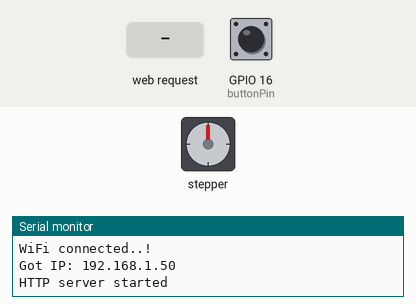
Recording of a sketch running on a simulated ESP32. Shown: stepper motor, the last lines printed to the serial monitor. Wiring (inferred from the names in the program): stepper motor driver (200 steps per turn assumed): step GPIO 18; direction GPIO 35. The inputs (shaded band) are chosen by the test bench; at power-on: GPIO 16 (buttonPin) HIGH. WiFi joins after 1.5 s; servers stay silent unless stated.

Above: at 2.9 s.
3.0 s: GPIO 16 (buttonPin) pulled LOW for 0.15 s
At 4.0 s:
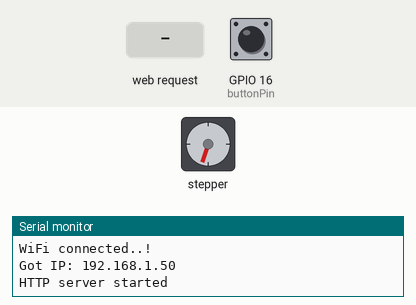
4.6 s: HTTP request GET /a?v=1 received
At 5.4 s:
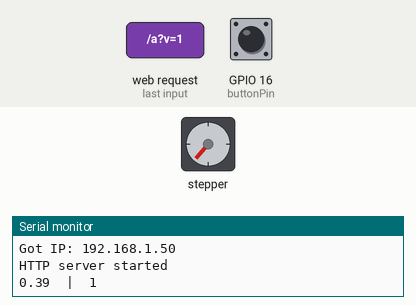
6.1 s: HTTP request GET /a?v=0 received
At 6.5 s:
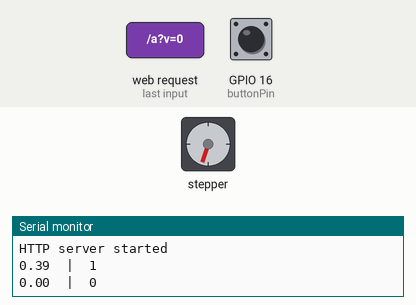
7.6 s: HTTP request GET /a?v=120 received
At 10.4 s:
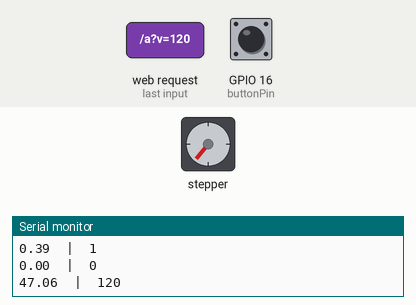
Timing chart, 0 to 11.5 s (numbered marks = the images above; inputs shaded):
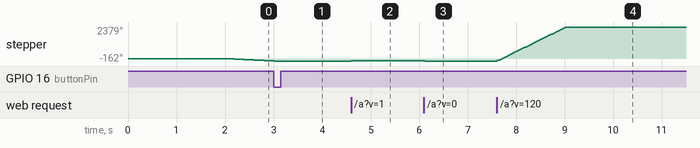

Measured:
- after the input at 3.0 s, stepper: goes on until 3.0 s, then stays -162°
- after the input at 4.6 s, stepper: goes -160° 0.01 s, then -140°, starting at once
- after the input at 6.1 s, stepper: goes -142° 0.01 s, then -162°, starting at once
- after the input at 7.6 s, stepper: turns 2541° clockwise in 1.4 s, starting at once

The sketch:

servo_nettside.ino
```cpp
#include <WiFi.h>
#include <WebServer.h>
#include <ESPmDNS.h>

const char* ssid = "Nicolai";
const char* password = "**********";


const int stepPin = 18;
const int dirPin = 35;
const int sleepPin = 33;
const int buttonPin = 16;

const int speed = 500;

const float revsToBottom = 15.0;
const float revsToSteps = 200.0;

float curtainPos = 0.0;
float move = 0.0;

int val = 0;

const char* hostname = "Curtain1";

String prevValue = "";

WebServer server(80);

const int servoPin = 12;

void connectWifi(){
  Serial.println("Connecting to ");
  Serial.println(ssid);

  WiFi.begin(ssid, password);

  while (WiFi.status() != WL_CONNECTED) {
    delay(1000);
    Serial.print(".");
  }
  if (!MDNS.begin(hostname)) {
    Serial.println("Error setting up MDNS responder!");
  }
  Serial.println("mDNS responder started");
  Serial.println("Hostname: ");
  Serial.print(hostname);


  Serial.println("");
  Serial.println("WiFi connected..!");
  Serial.print("Got IP: ");  Serial.println(WiFi.localIP());

  server.on("/a", handle_input);
  server.onNotFound(handle_NotFound);

  server.begin();
  Serial.println("HTTP server started");
}

void setup() {
  Serial.begin(115200);
  delay(100);
  pinMode(stepPin,OUTPUT);
  pinMode(dirPin,OUTPUT);
  pinMode(sleepPin, OUTPUT);
  pinMode(buttonPin, INPUT);
  connectWifi();
  while(true){
    val = digitalRead(buttonPin);
    if(val == 0){
      break;
    }
    digitalWrite(stepPin,HIGH);
    delayMicroseconds(5000);
    digitalWrite(stepPin,LOW);
    delayMicroseconds(5000);
  }
}

void loop() {
  if (WiFi.status() != WL_CONNECTED) {
    connectWifi();
  }
  else{
    server.handleClient();
  }
}

void handle_input() {
  if (server.hasArg("v")) {
    int sensorValue = server.arg("v").toInt();
    Serial.print(sensorValue*100.0/255);
    Serial.print("  |  ");
    Serial.println(sensorValue);
    if(prevValue != ""){
      prevValue = prevValue + ", " + sensorValue;
    }
    else{
      prevValue = sensorValue;
    }
    float value = revsToBottom*revsToSteps/255*sensorValue;
    String response = "<html><body><h1>Sensor Value: " + String(prevValue) + "</h1></body></html>";
    server.send(200, "text/html", response);
    if(value != curtainPos){
      if(value > curtainPos){
        digitalWrite(dirPin,HIGH);
        move = value - curtainPos;
        curtainPos = value;
      }
      else if(value < curtainPos){
        digitalWrite(dirPin,LOW);
        move = curtainPos - value;
        curtainPos = value;
      }
      for(int x = 0; x <= move; x++) {
        digitalWrite(stepPin,HIGH);
        delayMicroseconds(speed);
        digitalWrite(stepPin,LOW);
        delayMicroseconds(speed);
      }
    }
  }
}

void handle_NotFound() {
  server.send(404, "text/plain", "Not found");
}
```
